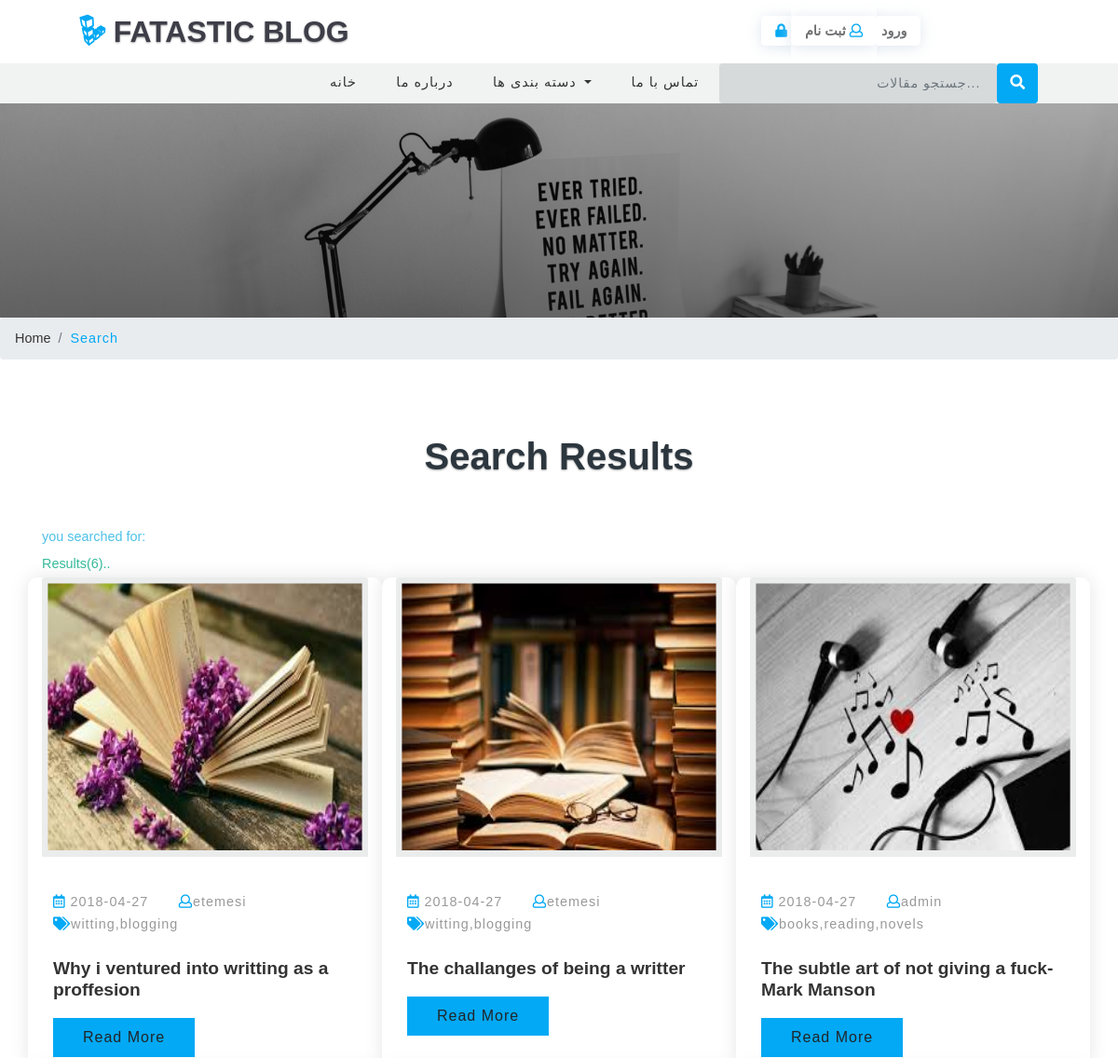
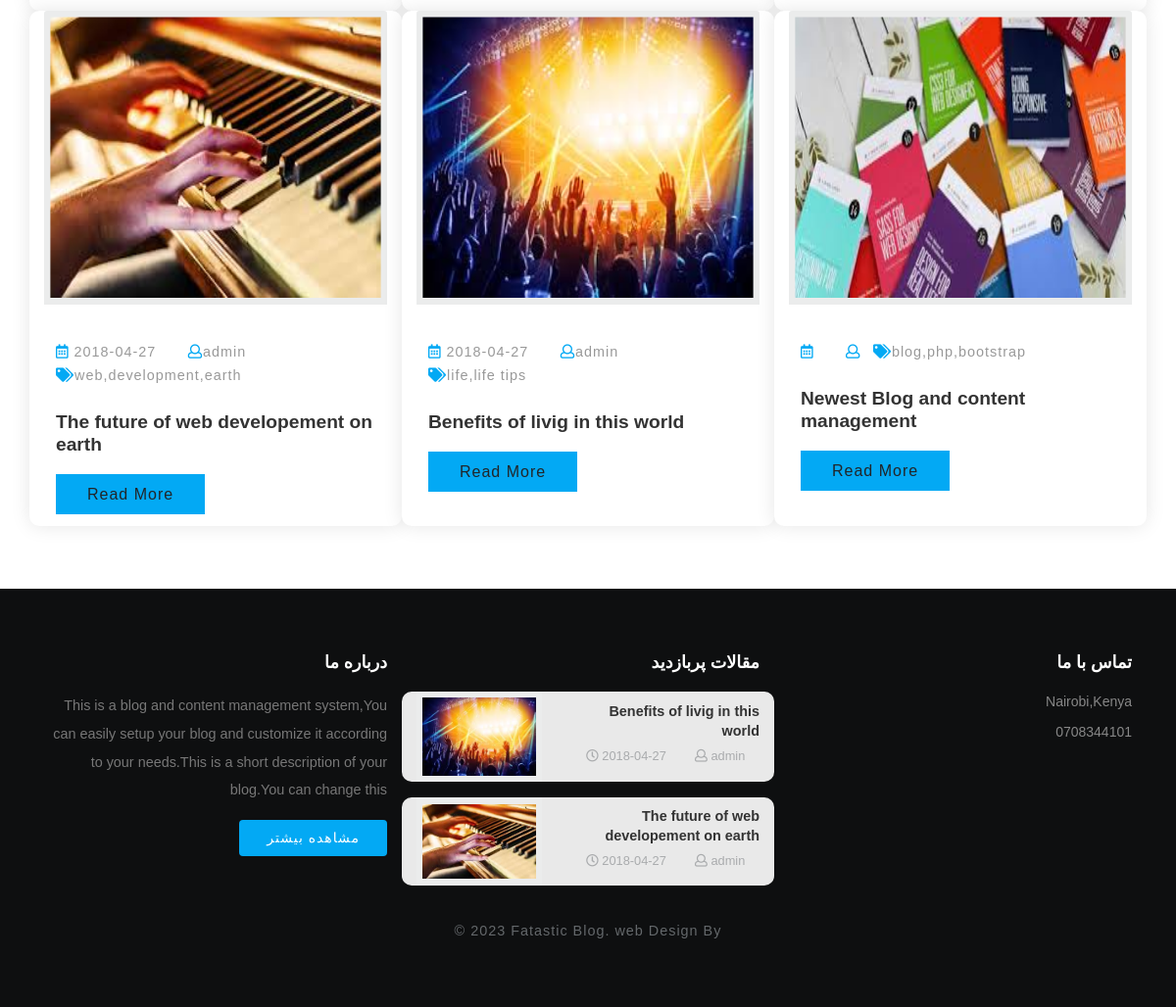
Screenshot of /search.php with the database file from the repository (2 pictures, top to bottom).
### tables this page shows
CREATE TABLE `titles` (
  `id` int(10) UNSIGNED NOT NULL,
  `website_name` varchar(40) DEFAULT NULL,
  `tagline` varchar(40) DEFAULT NULL,
  `icon` varchar(40) DEFAULT NULL,
  `keywords` varchar(220) DEFAULT NULL,
  `short_description` varchar(200) DEFAULT NULL,
  `bannertext1` varchar(150) DEFAULT NULL,
  `bannertext2` varchar(150) DEFAULT NULL,
  `bannertext3` varchar(150) DEFAULT NULL,
  `bannertext4` varchar(150) DEFAULT NULL,
  `detailed_description` text,
  `address` varchar(40) DEFAULT NULL,
  `email` varchar(80) DEFAULT NULL,
  `phone` varchar(40) DEFAULT NULL,
  `googlemap` varchar(255) DEFAULT NULL
);

CREATE TABLE `blogs` (
  `id` int(10) UNSIGNED NOT NULL,
  `title` varchar(190) NOT NULL,
  `tags` varchar(40) NOT NULL,
  `content` text NOT NULL,
  `photo` varchar(50) NOT NULL,
  `posted` varchar(40) NOT NULL,
  `date` date DEFAULT NULL,
  `author` varchar(40) DEFAULT NULL,
  `category` varchar(40) NOT NULL
);

### search.php (the view, shortened to what this page needs)
<?php require("libs/fetch_data.php");?>
<?php
require_once('database/db.php');
?>
<!DOCTYPE html>
<html lang=" AF">
<head>
	<title>Search|<?php getwebname("titles"); echo"|"; gettagline("titles");?></title>
	<link href="css/bootstrap.css" rel='stylesheet' type='text/css' />
	<link rel="stylesheet" href="css/single.css">
	<link href="css/style.css" rel='stylesheet' type='text/css' />
	<link href="css/fontawesome-all.css" rel="stylesheet">
</head>
<body>
	<?php include("header.php");?>
	<?php
    $search_keyword = '';
    $sql = 'SELECT * FROM blogs WHERE title LIKE :keyword OR content LIKE :keyword  OR tags LIKE :keyword OR author LIKE :keyword ORDER BY id DESC ';
    $start=0;
    $limit=" limit " . $start . "," . ROW_PER_PAGE;
    $pagination_statement = $pdo_conn->prepare($sql);
    $pagination_statement->bindValue(':keyword', '%' . $search_keyword . '%', PDO::PARAM_STR);
    $pagination_statement->execute();
    $row_count = $pagination_statement->rowCount();
    $query = $sql.$limit;
    $pdo_statement = $pdo_conn->prepare($query);
    $pdo_statement->bindValue(':keyword', '%' . $search_keyword . '%', PDO::PARAM_STR);
    $pdo_statement->execute();
    $result = $pdo_statement->fetchAll();
    ?>
	<div class="banner-inner">
	</div>
	<ol class="breadcrumb">
		<li class="breadcrumb-item">
			<a href="index.html">Home</a>
		</li>
		<li class="breadcrumb-item active">Search</li>
	</ol>
	<section class="main-content-w3layouts-agileits">
		<div class="container">
			<h3 class="tittle">Search Results</h3>
			<div class="inner-sec">
				<?php  if ($row_count==0) {
    						echo "<p style=color:#E9573F><b>sorry your search for:<u style=color:black>$search_keyword</u> returned zero results</b></p>";
    						echo "<p><b style=color:#4FC1E9>Suggestions<b><br>Your search item is not available on Our Website<br>Try being more specific with key words<br>Enter key word using title<br>Try search using category<br>Try again later<br></p>";
    						echo "<p><a href=\"http://www.google.com/search?q="
    						. $search_keyword . "\" target=\"_blank\" title=\"Look up
    						" . $search_keyword . " on Google\" style=color:#37BC9B>Click here</a> to try the
    						search on google</p>";
    					}
    					else{
    						echo "<p style=color:#4FC1E9><b>you searched for:<u style=color:black> $search_keyword</u></b></p>";
    						echo "<p style=color:#37BC9B><b>Results($row_count)..</b></p>";
    					}
    					?>
				<div class="left-blog-info-w3layouts-agileits text-left">
					<div class="row">
						<?php
    					if(!empty($result)) {
    						foreach($result as $row) {
                                ?>
						<div class="col-lg-4 card">
							<a href="single.php?id=<?php echo $row['id']; ?>">
								<img src=" dashboard/images/<?php echo $row['photo']; ?>" class="card-img-top img-fluid" alt=" cms" style="width: 480px;height: 300px">
							</a>
							<div class="card-body">
								<ul class="blog-icons my-4">
									<li>
										<a href="#">
											<i class="far fa-calendar-alt"></i> <?php echo $row['date']; ?></a>
									</li>
									<li class="mx-2">
										<a href="#">
											<i class="far fa-user"></i><?php echo $row['author']; ?></a>
									</li>
									<li>
										<a href="#">
											<i class="fas fa-tags"></i><?php echo $row['tags']; ?></a>
									</li>
								</ul>
								<h5 class="card-title">
									<a href="single.php?id=<?php echo $row['id']; ?>"><?php echo $row['title']; ?></a>
								</h5>
								<a href="single.php?id=<?php echo $row['id']; ?>" class="btn btn-primary read-m">Read More</a>
							</div>
						</div>
						<?php
                                  }
                              }
                              ?>
					</div>
				</div>
			</div>
		</div>
	</section>
	<?php include("footer.php") ?>
</body>
</html>

### header.php (shortened to what this page needs)
<header>
<link href="https://v1.fontapi.ir/css/Shabnam" rel="stylesheet">
		<div class="top-bar_sub_w3layouts container-fluid">
			<div class="row d-flex justify-content-between">
				<div class="col-md-4 logo text-right">
					<a class="navbar-brand" href="index.php">
						<i class="fab fa-linode"></i> <?php getwebname("titles"); ?></a>
				</div>
				<div class="col-md-4 top-forms text-left mt-lg-3 mt-md-1 mt-0">
					<span class="mx-lg-2 mx-md-2  mx-1 button-style">
						<a href=" dashboard/index.php">
							<i class="fas fa-lock"></i> <strong>ورود</strong></a>
					</span>
					<span class="button-style">
						<a href=" dashboard/membership_signup.php">
							<i class="far fa-user"></i> <strong>ثبت نام</strong></a>
					</span>
				</div>
			</div>
		</div>
			<div class="header_top" id="home">
				<nav class="navbar navbar-expand-lg navbar-light bg-light">
					<div class="collapse navbar-collapse" id="navbarSupportedContent">
						<ul class="navbar-nav ml-auto  ">
							<li class="nav-item">
								<a class="nav-link" href="index.php">خانه
								</a>
							</li>
							<li class="nav-item">
								<a class="nav-link" href="about.php">درباره ما</a>
							</li>
							<li class="nav-item dropdown">
								<a class="nav-link dropdown-toggle" href="#" id="navbarDropdown" role="button" data-toggle="dropdown" aria-haspopup="true"
								    aria-expanded="false">
									دسته بندی ها
								</a>
							</li>
							<li class="nav-item">
								<a class="nav-link" href="contact.php">تماس با ما</a>
							</li>
						</ul>
							<form action="search.php" method="post" class="rounded form-inline my-2 my-lg-0 header-search" name="form">
								<input class="rounded text-right form-control" type="search" placeholder="جستجو مقالات..." required="yes" type="text" name="search[keyword]">
								<button class="btn rounded btn1 my-2 my-sm-0" type="submit" name="submit"><i class="fas fa-search"></i></button>
							</form>
					</div>
				</nav>
			</div>
	</header>

### libs/fetch_data.php (shortened to what this page needs)
<?php
function getshortdescription($table){
	require("database/db_connect.php");
	$sql="SELECT * FROM $table ";
	if ($result=mysqli_query($con,$sql))
	{
		foreach ($result as $titles => $sdc) {
			echo ''.$sdc['short_description'].'';
		}
	}
}
function getcontact($table){
	require("database/db_connect.php");
	$sql="SELECT * FROM $table ";
	if ($result=mysqli_query($con,$sql))
	{
		foreach ($result as $titles => $sdc) {
		echo '<div class="contact-info">'.$sdc['address'].'</div>
		      <div class="contact-info">'.$sdc['phone'].'</div>
		';
		}
	}
}
function getwebname($table){
	require("database/db_connect.php");
	$sql="SELECT * FROM $table ";
	if ($result=mysqli_query($con,$sql))
	{
		foreach ($result as $titles => $blogname) {
			echo ''.$blogname['website_name'].'';
		}
	}
}
function getolderposts($table){
	require("database/db_connect.php");
	$sql="SELECT * FROM $table WHERE posted='publish' ORDER BY id ASC LIMIT 2";
	if ($result=mysqli_query($con,$sql))
	{
		foreach ($result as $olderposts => $op) {
			echo '<div class="blog-grids row mb-3 d-flex align-items-center">
			<div class="col-md-5 blog-grid-left">
			<a href="single.php?id='.$op['id'].'">
			<img src=" dashboard/images/'.$op['photo'].'" class="img-fluid" alt="cms">
			</a>
			</div>
			<div class="col-md-7 blog-grid-right">
			<h5>
			<a href="single.php?id='.$op['id'].'">'.$op['title'].'</a>
			</h5>
			<div class="sub-meta d-flex justify-content-around">
			<span>
			<i class="far fa-clock"></i> '.$op['date'].'</span>
			<span>
			<i class="far fa-user"></i> '.$op['author'].'</span>
			</div>
			</div>
			</div>';
		}
	}
}
?>

### footer.php
<footer>
	<div class="container">
		<div class="row">
			<div class="col-lg-4 footer-grid-agileits-w3ls text-right">
				<h3>درباره ما</h3>
				<p><?php getshortdescription("titles"); ?></p>
				<div class="read">
					<a href="about.php" class="btn btn-sm rounded btn-primary read-m">مشاهده بیشتر</a>
				</div>
			</div>
			<div class="col-lg-4 footer-grid-agileits-w3ls text-right">
				<div class="tech-btm">
					<h3>مقالات پربازدید</h3>
					<?php getolderposts("blogs");?>
				</div>
			</div>
			<div class="col-lg-4 subscribe-main footer-grid-agileits-w3ls text-right">
			<h3>تماس با ما</h3>
				<p><?php getcontact("titles"); ?></p>
			</div>
		</div>
		<div class="footer-cpy text-center">
			<div class="w3layouts-agile-copyrightbottom">
				<p>© <?php $current=date("Y"); print_r($current); echo"&nbsp;"; getwebname("titles");?>. web Design By
				</p>
			</div>
		</div>
	</div>
</footer>

### css/single.css (style rules this page uses)
.card-body { padding: 12px; }
.tech-btm img { background: #fff; padding: 6px; }

### header.php (style rules this page uses)
body , h1 , div , span , h2 , h4 , h3 , h6 , span , p, a , input { font-family: Shabnam, sans-serif!important; letter-spacing: normal; }

### rows the page displays
titles: website_name "FATASTIC BLOG", short_description "This is a blog and content management system,You can easily setup your blog and customize it according to your needs.This is a short description of your blog.You can change this", address "Nairobi,Kenya", phone "0708344101", website_name "Fatastic Blog"
blogs: photo (picture), date "2018-04-27", author "etemesi", tags "witting,blogging", title "Why i ventured into writting as a proffesion"
blogs: photo (picture), date "2018-04-27", author "etemesi", tags "witting,blogging", title "The challanges of being a writter"
blogs: photo (picture), date "2018-04-27", author "admin", tags "books,reading,novels", title "The subtle art of not giving a fuck-Mark Manson"
blogs: photo (picture), date "2018-04-27", author "admin", tags "web,development,earth", title "The future of web developement on earth"
blogs: photo (picture), date "2018-04-27", author "admin", tags "life,life tips", title "Benefits of livig in this world"
blogs: photo (picture), tags "blog,php,bootstrap", title "Newest Blog and content management"

### other values shown
$row_count "6"
